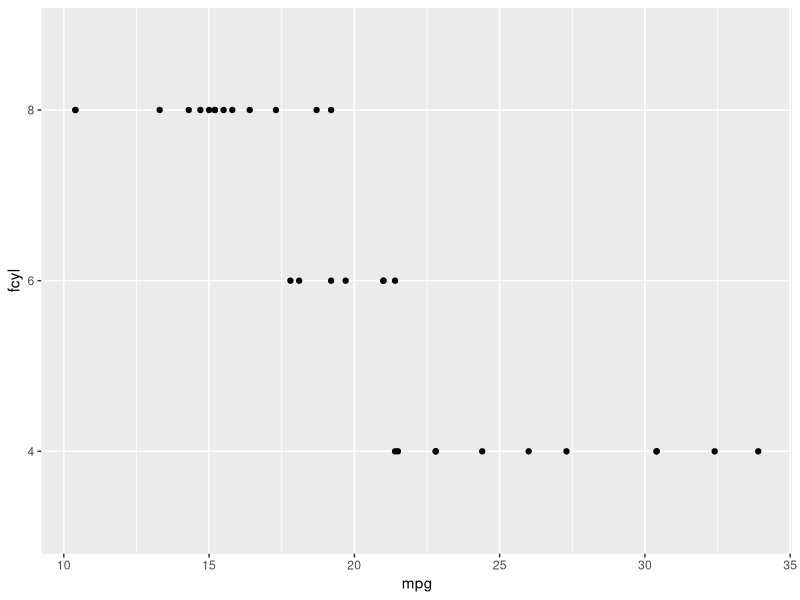
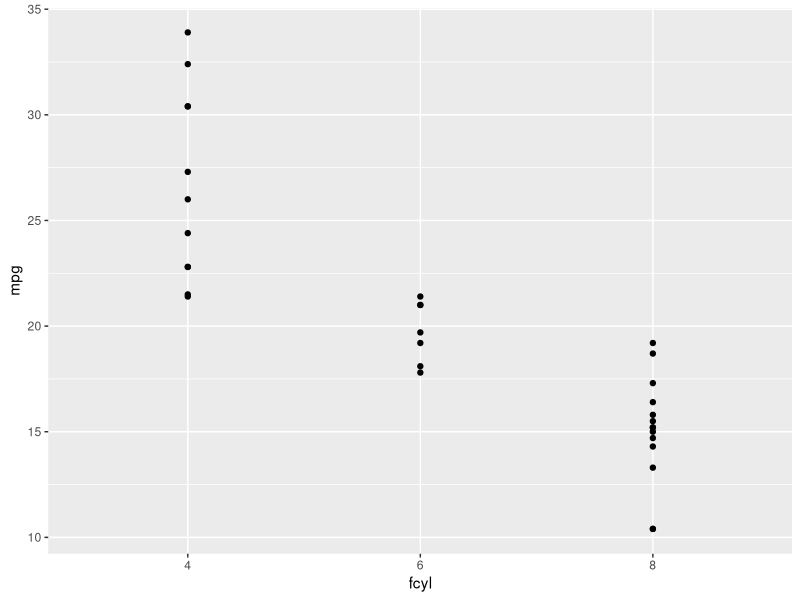
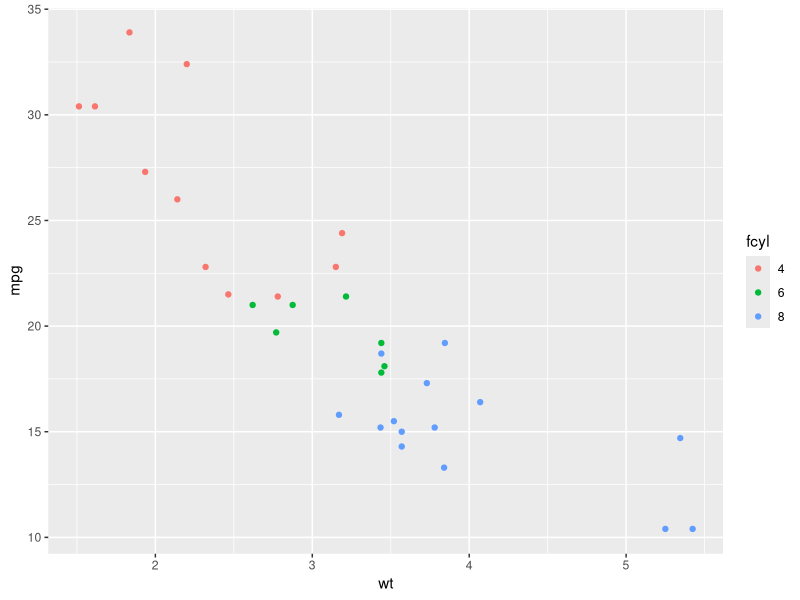
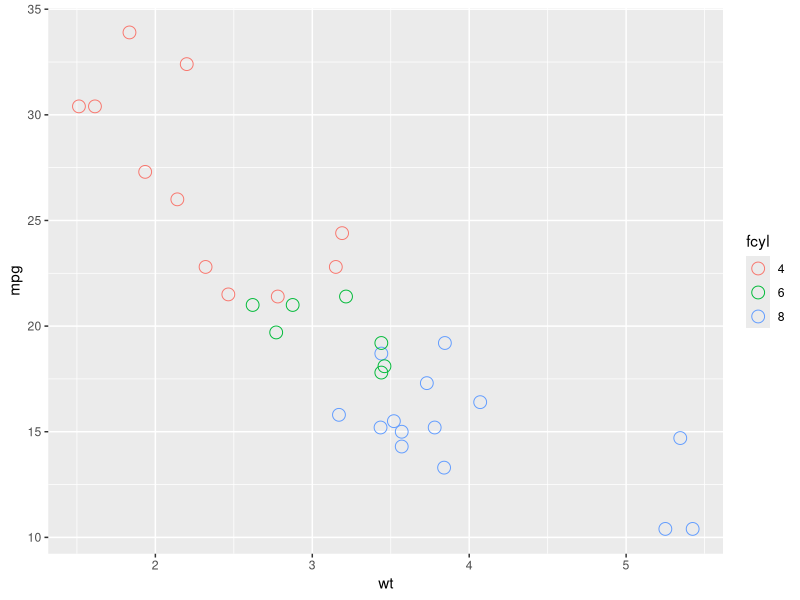
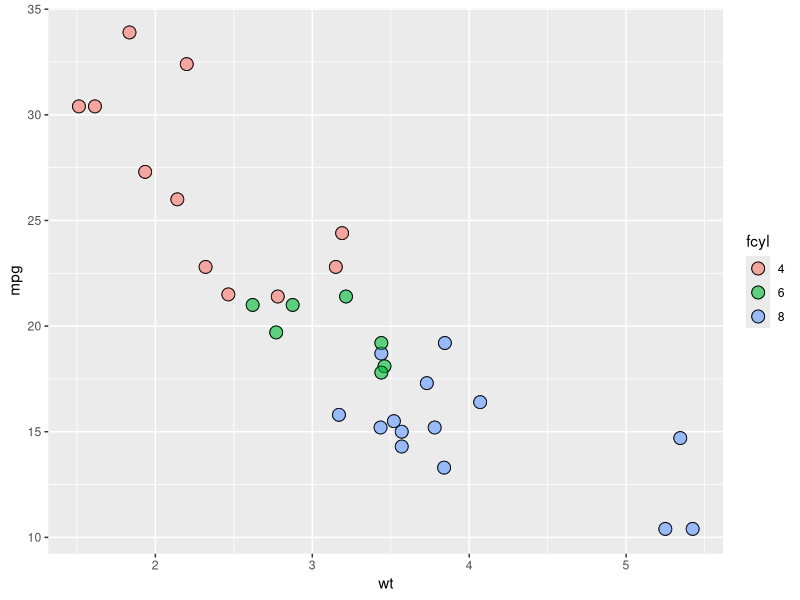
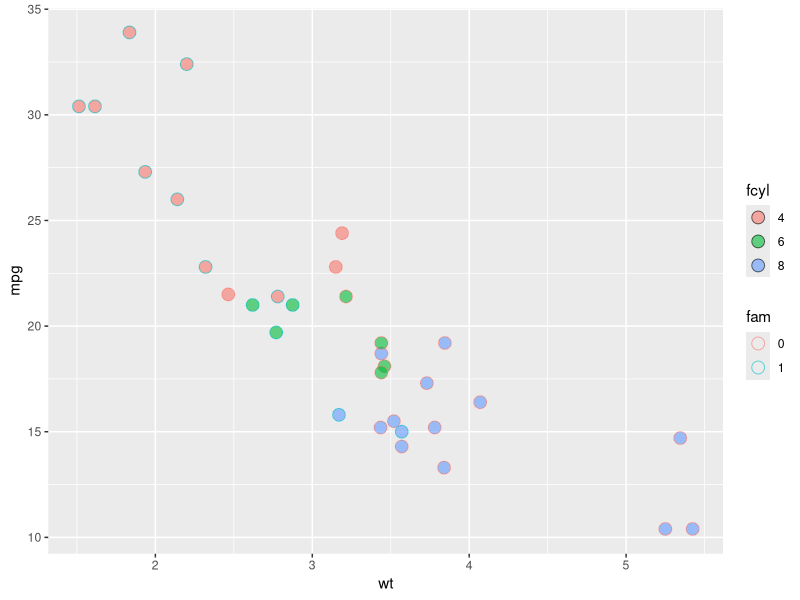
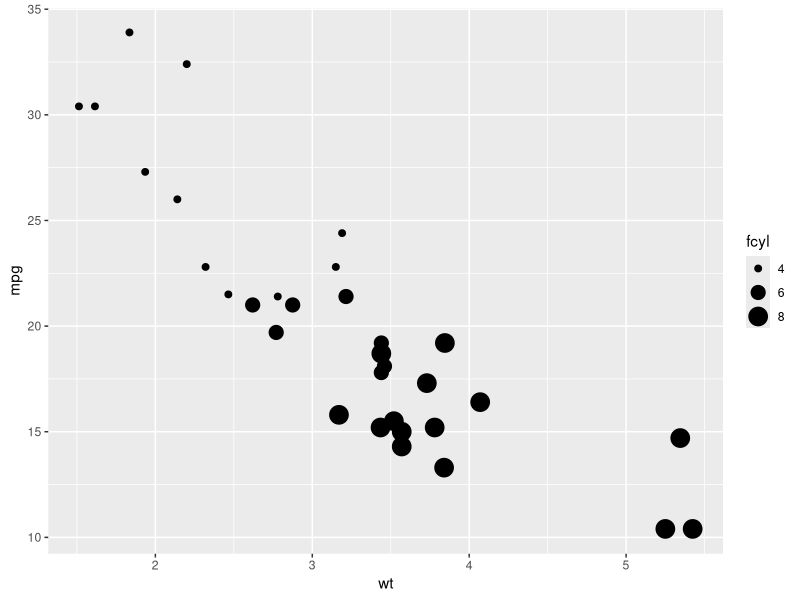
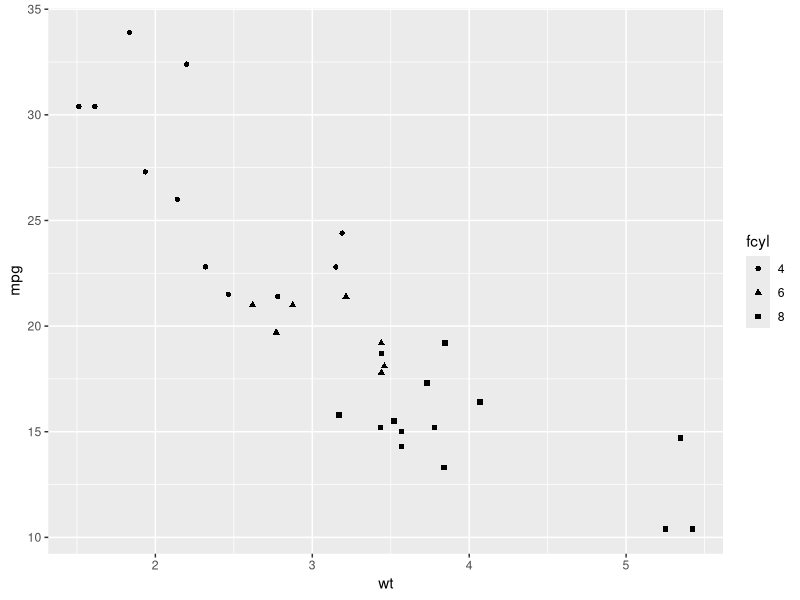

Recreate these plots in R, in order.
# Aesthetic option it is usually written in ggplot,
# but it can be used in the geom_option, only if:
# * All layers should not inherit the same aes
# * Mixing different data source.
# In general, try to keep your data and aes layer in 
# the same ggplot function definition.

# Typical visible aes
# x: X axis pos
# y: Y axis pos
# fill: Fill color
# color: Color of points, outlines of other geoms.
# size: Area or radius of points, thickness of lines
# alpha: Transparency
# linetype: line dash pattern
# labels: text on a plot or axes.
# shape: shape of the point

# Library
library(tidyverse)

# Data ====
mtcars$fcyl <- as.factor(mtcars$cyl)

# Map x to mpg and y to fcyl
ggplot(mtcars, aes(mpg, fcyl)) +
  geom_point()
# Swap mpg and fcyl
ggplot(mtcars, aes(fcyl, mpg)) +
  geom_point()
# Map x to wt, y to mpg and color to fcyl
ggplot(mtcars, aes(wt, mpg, color = fcyl)) +
  geom_point()
ggplot(mtcars, aes(wt, mpg, color = fcyl)) +
  # Set the shape and size of the points
  geom_point(shape = 1, size = 4)

# color aesthetic changes the outline of a geom and 
# the fill aesthetic changes the inside.
mtcars$fam <- as.factor(mtcars$am)

# Map fcyl to fill
ggplot(mtcars, aes(wt, mpg, fill = fcyl)) +
  geom_point(shape = 1, size = 4)+
  # Change point shape; set alpha
  geom_point(shape = 21, size = 4, alpha = 0.6)
# Map color to fam
ggplot(mtcars, aes(wt, mpg, fill = fcyl, color = fam)) +
  geom_point(shape = 21, size = 4, alpha = 0.6)

# Comparing aesthetics ====
# Establish the base layer
plt_mpg_vs_wt <- ggplot(mtcars, aes(wt, mpg))

# Map fcyl to size
plt_mpg_vs_wt +
  geom_point(aes(size = fcyl))

# Map fcyl to shape, not alpha
plt_mpg_vs_wt +
  geom_point(aes(shape = fcyl))

# Use text layer and map fcyl to label
plt_mpg_vs_wt +
  geom_text(aes(label = fcyl))


# Using attributes: Color, shape, size and alpha
# colors in R using hex codes
# A hexadecimal color
my_blue <- "#4ABEFF"

ggplot(mtcars, 
       aes(wt, mpg)) +
  # Set the point color and alpha
  geom_point(color = my_blue, 
             alpha = 0.6)

# Change the color mapping to a fill mapping
ggplot(mtcars, aes(wt,
                   mpg, 
                   fill = fcyl)) +
  # Set point size and shape
  geom_point(color = my_blue, 
             size = 10, 
             shape = 1) # shape 21

# Conflicts with aes ====
## points
ggplot(mtcars, aes(wt, mpg, color = fcyl)) +
  # Add point layer with alpha 0.5
  geom_point(alpha = 0.5)
## text
ggplot(mtcars, aes(wt, mpg, color = fcyl)) +
  # Add text layer with label rownames(mtcars) and color red
  geom_text(label = rownames(mtcars), color = "red")

ggplot(mtcars, 
       aes(wt, 
           mpg,
           color = fcyl)) +
  # Add points layer with shape 24 and color yellow
  geom_point(shape = 24, 
             color = "yellow")

# Using features of the cars 
# 3 aesthetics: qsec vs. mpg, colored by fcyl
ggplot(mtcars, aes(mpg, qsec, 
                   color = fcyl)) +
  geom_point()

# 4 aesthetics: add a mapping of shape to fam
ggplot(mtcars, aes(mpg, qsec, 
                   color = fcyl, 
                   shape = fam)) +
  geom_point()

# 5 aesthetics: add a mapping of size to hp / wt
ggplot(mtcars, aes(mpg, qsec,
                   color = fcyl, 
                   shape = fam, 
                   size = hp / wt)) +
  geom_point()

# Position specifies how ggplot will adjust for overlapping bars
# or points on a single layer
# Positions:
# identity, dodge, stack, fill, jitter, 
# jitterdodge, nudge.

# Position = identity - by default
ggplot(iris,
       aes(x = Sepal.Length,
           y = Sepal.Width,
           color = Species))+
  geom_point()
# Position = jitter
# adding noise
ggplot(iris,
       aes(x = Sepal.Length,
           y = Sepal.Width,
           color = Species))+
  geom_point(position="jitter")


# Scale functions
# scale_x_*(), scale_y_*()
# scale_color_*(), scale_fill_*(), 
# scale_shape_*(), scale_linetype_*()
# scale_size_*()
# use continuous to numerical variable, and discrete to
# to categorical

# Updating aes labels
levels(mtcars$fam) <- c("automatic", "manual")

ggplot(mtcars, aes(fcyl,
                   fill = fam)) +
  geom_bar() +
  # Set the axis labels
  labs(x = "Number of Cylinders",
       y = "Count")

palette <- c(automatic = "#377EB8", 
             manual = "#E41A1C")

ggplot(mtcars, aes(fcyl,
                   fill = fam)) +
  geom_bar() +
  labs(x = "Number of Cylinders",
       y = "Count") +
  # Set the fill color scale
  scale_fill_manual("Transmission", 
                    values = palette)

# Set the position
ggplot(mtcars, 
       aes(fcyl, 
           fill = fam)) +
  geom_bar(position = "dodge") +
  labs(x = "Number of Cylinders", 
       y = "Count") +
  scale_fill_manual("Transmission", 
                    values = palette)

# You can make univariate plots in ggplot2, 
# but you will need to add a fake y axis by 
# mapping y to zero.

# Plot 0 vs. mpg
ggplot(mtcars, 
       aes(mpg, 
                   0)) +
  # Add jitter 
  geom_point(position = "jitter")+
  # Set the y-axis limits
  ylim(c(-2, 2))


